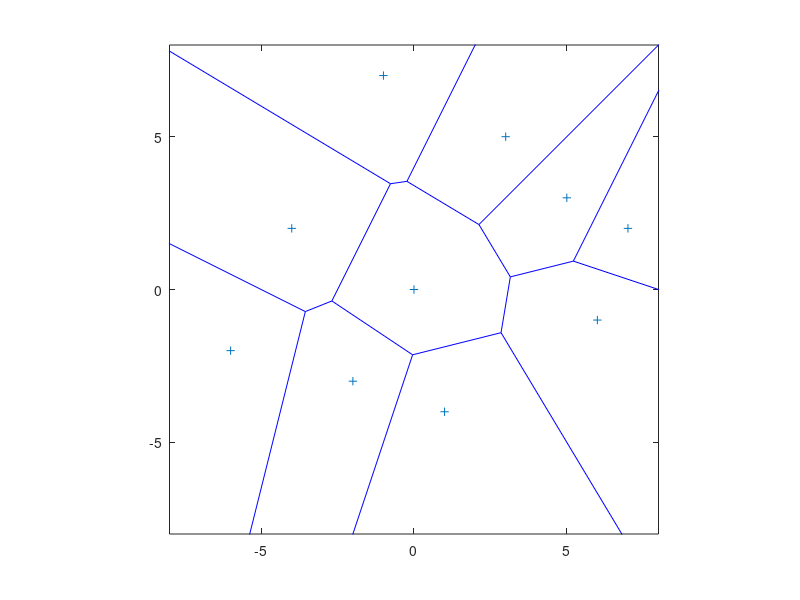

Recreate this plot in MATLAB.
rng default;
x =[0,-2,3,6,-4,-6,1,5,-1,7];
y = [0,-3,5,-1,2,-2,-4,3,7,2];
voronoi(x,y)
xlim([-8 8]);
ylim([-8 8]);
axis equal;